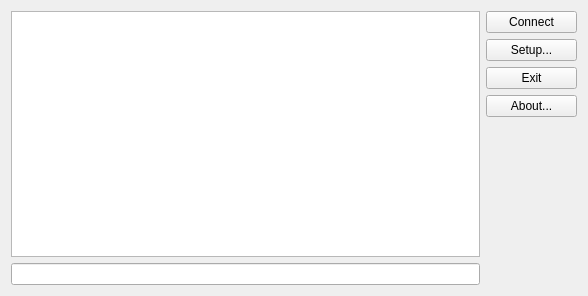
<?xml version="1.0" encoding="UTF-8"?>
<ui version="4.0">
 <class>MainWindow</class>
 <widget class="QDialog" name="MainWindow">
  <property name="windowModality">
   <enum>Qt::NonModal</enum>
  </property>
  <property name="enabled">
   <bool>true</bool>
  </property>
  <property name="geometry">
   <rect>
    <x>0</x>
    <y>0</y>
    <width>588</width>
    <height>296</height>
   </rect>
  </property>
  <property name="contextMenuPolicy">
   <enum>Qt::ActionsContextMenu</enum>
  </property>
  <property name="acceptDrops">
   <bool>false</bool>
  </property>
  <property name="windowTitle">
   <string>Talk GUI</string>
  </property>
  <property name="layoutDirection">
   <enum>Qt::LeftToRight</enum>
  </property>
  <property name="sizeGripEnabled">
   <bool>false</bool>
  </property>
  <property name="modal">
   <bool>false</bool>
  </property>
  <layout class="QHBoxLayout" name="horizontalLayout">
   <item>
    <layout class="QVBoxLayout" name="verticalLayout">
     <item>
      <widget class="QPlainTextEdit" name="outputTextEdit">
       <property name="readOnly">
        <bool>true</bool>
       </property>
      </widget>
     </item>
     <item>
      <widget class="QLineEdit" name="inputextEdit"/>
     </item>
    </layout>
   </item>
   <item>
    <layout class="QVBoxLayout" name="verticalLayout_2">
     <item>
      <widget class="QPushButton" name="connectButton">
       <property name="minimumSize">
        <size>
         <width>91</width>
         <height>0</height>
        </size>
       </property>
       <property name="text">
        <string>Connect</string>
       </property>
       <property name="autoDefault">
        <bool>false</bool>
       </property>
      </widget>
     </item>
     <item>
      <widget class="QPushButton" name="setupButton">
       <property name="text">
        <string>Setup...</string>
       </property>
       <property name="autoDefault">
        <bool>false</bool>
       </property>
      </widget>
     </item>
     <item>
      <widget class="QPushButton" name="exitButton">
       <property name="text">
        <string>Exit</string>
       </property>
       <property name="autoDefault">
        <bool>false</bool>
       </property>
      </widget>
     </item>
     <item>
      <widget class="QPushButton" name="aboutButton">
       <property name="text">
        <string>About...</string>
       </property>
       <property name="autoDefault">
        <bool>false</bool>
       </property>
      </widget>
     </item>
     <item>
      <spacer name="verticalSpacer">
       <property name="orientation">
        <enum>Qt::Vertical</enum>
       </property>
       <property name="sizeHint" stdset="0">
        <size>
         <width>20</width>
         <height>40</height>
        </size>
       </property>
      </spacer>
     </item>
    </layout>
   </item>
  </layout>
 </widget>
 <layoutdefault spacing="6" margin="11"/>
 <resources/>
 <connections/>
</ui>
